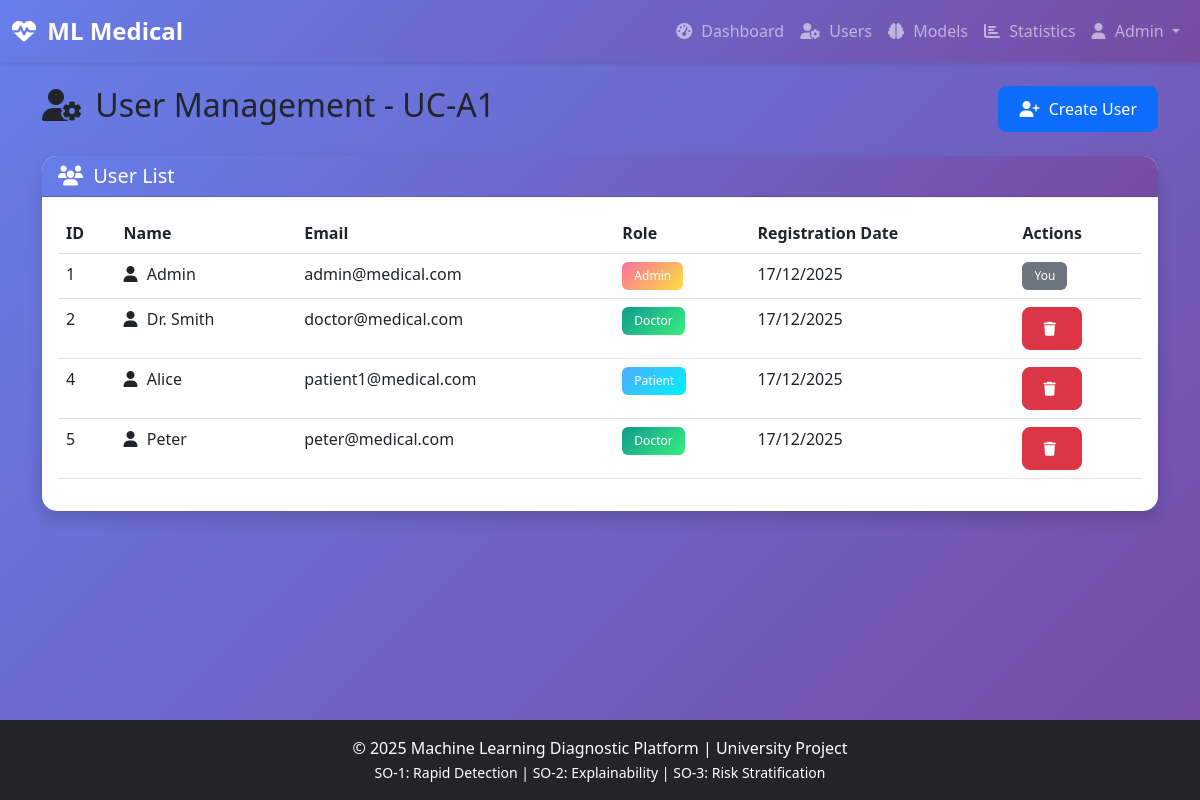
Page /admin/users (signed in) on the committed database.
### models.py (models this page shows, shortened)
class User(UserMixin, db.Model):
    __tablename__ = 'users'
    id = db.Column(db.Integer, primary_key=True)
    name = db.Column(db.String(100), nullable=False)
    email = db.Column(db.String(120), unique=True, nullable=False)
    password = db.Column(db.String(200), nullable=False)
    role = db.Column(db.String(20), nullable=False)  # patient, doctor, admin
    created_at = db.Column(db.DateTime, default=datetime.utcnow)
    predictions = db.relationship('Prediction', backref='patient', lazy=True, cascade="all, delete-orphan")

### app.py (the view)
@app.route('/admin/users')
@login_required
def admin_users():
    if current_user.role != 'admin':
        flash('Access denied.', 'danger')
        return redirect(url_for('dashboard'))
    users = User.query.all()
    return render_template('admin_users.html', users=users)

### run.py (called while the page is built)
@login_manager.user_loader
def load_user(user_id):
    return db.session.get(User, int(user_id))

### templates/admin_users.html (shortened to what this page needs)
{% extends "base.html" %}
{% block content %}
<div class="row">
    <div class="col-12">
        <div class="d-flex justify-content-between align-items-center mb-4">
            <h2><i class="fas fa-user-cog"></i> User Management - UC-A1</h2>
            <button class="btn btn-primary" data-bs-toggle="modal" data-bs-target="#createUserModal">
                <i class="fas fa-user-plus"></i> Create User
            </button>
        </div>
    </div>
</div>
<div class="row">
    <div class="col-12">
        <div class="card shadow">
            <div class="card-header bg-primary text-white">
                <h5 class="mb-0"><i class="fas fa-users"></i> User List</h5>
            </div>
            <div class="card-body">
                <div class="table-responsive">
                    <table class="table table-hover" id="usersTable">
                        <thead>
                            <tr>
                                <th>ID</th>
                                <th>Name</th>
                                <th>Email</th>
                                <th>Role</th>
                                <th>Registration Date</th>
                                <th>Actions</th>
                            </tr>
                        </thead>
                        <tbody>
                            {% for user in users %}
                            <tr>
                                <td>{{ user.id }}</td>
                                <td><i class="fas fa-user"></i> {{ user.name }}</td>
                                <td>{{ user.email }}</td>
                                <td>
                                    {% if user.role == 'admin' %}
                                        <span class="badge bg-danger">Admin</span>
                                    {% elif user.role == 'doctor' %}
                                        <span class="badge bg-success">Doctor</span>
                                    {% else %}
                                        <span class="badge bg-info">Patient</span>
                                    {% endif %}
                                </td>
                                <td>{{ user.created_at.strftime('%d/%m/%Y') }}</td>
                                <td>
                                    {% if user.id != current_user.id %}
                                    <button class="btn btn-sm btn-danger" onclick="deleteUser({{ user.id }})">
                                        <i class="fas fa-trash"></i>
                                    </button>
                                    {% else %}
                                    <span class="badge bg-secondary">You</span>
                                    {% endif %}
                                </td>
                            </tr>
                            {% endfor %}
                        </tbody>
                    </table>
                </div>
            </div>
        </div>
    </div>
</div>
{% endblock %}

### templates/base.html (shortened to what this page needs)
<!DOCTYPE html>
<html lang="en">
<head>
    <link href="https://cdn.jsdelivr.net/npm/bootstrap@5.3.0/dist/css/bootstrap.min.css" rel="stylesheet">
    <link rel="stylesheet" href="https://cdnjs.cloudflare.com/ajax/libs/font-awesome/6.4.0/css/all.min.css">
    <link rel="stylesheet" href="{{ url_for('static', filename='css/style.css') }}">
</head>
<body>
    <nav class="navbar navbar-expand-lg navbar-dark bg-primary">
        <div class="container-fluid">
            <a class="navbar-brand" href="{{ url_for('index') }}">
                <i class="fas fa-heartbeat"></i> ML Medical
            </a>
            <div class="collapse navbar-collapse" id="navbarNav">
                <ul class="navbar-nav ms-auto">
                    {% if current_user.is_authenticated %}
                        <li class="nav-item">
                            <a class="nav-link" href="{{ url_for('dashboard') }}">
                                <i class="fas fa-tachometer-alt"></i> Dashboard
                            </a>
                        </li>
                        {% if current_user.role == 'admin' %}
                            <li class="nav-item">
                                <a class="nav-link" href="{{ url_for('admin_users') }}">
                                    <i class="fas fa-user-cog"></i> Users
                                </a>
                            </li>
                            <li class="nav-item">
                                <a class="nav-link" href="{{ url_for('admin_models') }}">
                                    <i class="fas fa-brain"></i> Models
                                </a>
                            </li>
                            <li class="nav-item">
                                <a class="nav-link" href="{{ url_for('admin_statistics') }}">
                                    <i class="fas fa-chart-bar"></i> Statistics
                                </a>
                            </li>
                        {% endif %}
                        <li class="nav-item dropdown">
                            <a class="nav-link dropdown-toggle" href="#" id="userDropdown" role="button" data-bs-toggle="dropdown">
                                <i class="fas fa-user"></i> {{ current_user.name }}
                            </a>
                        </li>
                    {% endif %}
                </ul>
            </div>
        </div>
    </nav>
    <main class="container mt-4 mb-5">
        {% block content %}{% endblock %}
    </main>
<footer class="bg-dark text-white text-center py-3 mt-auto">
    <div class="container">
        <p class="mb-0">&copy; 2025 Machine Learning Diagnostic Platform | University Project</p>
        <small>SO-1: Rapid Detection | SO-2: Explainability | SO-3: Risk Stratification</small>
    </div>
</footer>
</body>
</html>

### static/css/style.css (style rules this page uses)
body { min-height: 100vh; display: flex; flex-direction: column; font-family: 'Segoe UI', Tahoma, Geneva, Verdana, sans-serif; background: linear-gradient(135deg, #667eea 0%, #764ba2 100%); background-attachment: fixed; }
main { flex: 1; }
.card { border: none; border-radius: 15px; box-shadow: 0 4px 6px rgba(0, 0, 0, 0.1); transition: transform 0.3s ease, box-shadow 0.3s ease; }
.card-header { border-radius: 15px 15px 0 0 !important; font-weight: 600; }
.navbar { box-shadow: 0 2px 4px rgba(0, 0, 0, 0.1); }
.navbar-brand { font-weight: bold; font-size: 1.5rem; }
.btn { border-radius: 8px; padding: 10px 20px; font-weight: 500; transition: all 0.3s ease; }
.table { background: white; }
.table thead { background: linear-gradient(135deg, #667eea 0%, #764ba2 100%); color: white; }
.badge { padding: 8px 12px; font-weight: 500; border-radius: 6px; }
footer { margin-top: auto; }
.card, .alert { animation: fadeIn 0.5s ease; }
.bg-primary { background: linear-gradient(135deg, #667eea 0%, #764ba2 100%) !important; }
.bg-success { background: linear-gradient(135deg, #11998e 0%, #38ef7d 100%) !important; }
.bg-danger { background: linear-gradient(135deg, #fa709a 0%, #fee140 100%) !important; }
.bg-info { background: linear-gradient(135deg, #4facfe 0%, #00f2fe 100%) !important; }
.fas, .far { margin-right: 5px; }
.shadow { box-shadow: 0 0.5rem 1rem rgba(0, 0, 0, 0.15) !important; }

### rows in the picture
User: name "Admin", id "1", email "admin@medical.com", role "Admin", created_at "17/12/2025", shows "You"
User: id "2", name "Dr. Smith", email "doctor@medical.com", role "Doctor", created_at "17/12/2025"
User: id "4", name "Alice", email "patient1@medical.com", role "Patient", created_at "17/12/2025"
User: id "5", name "Peter", email "peter@medical.com", role "Doctor", created_at "17/12/2025"
